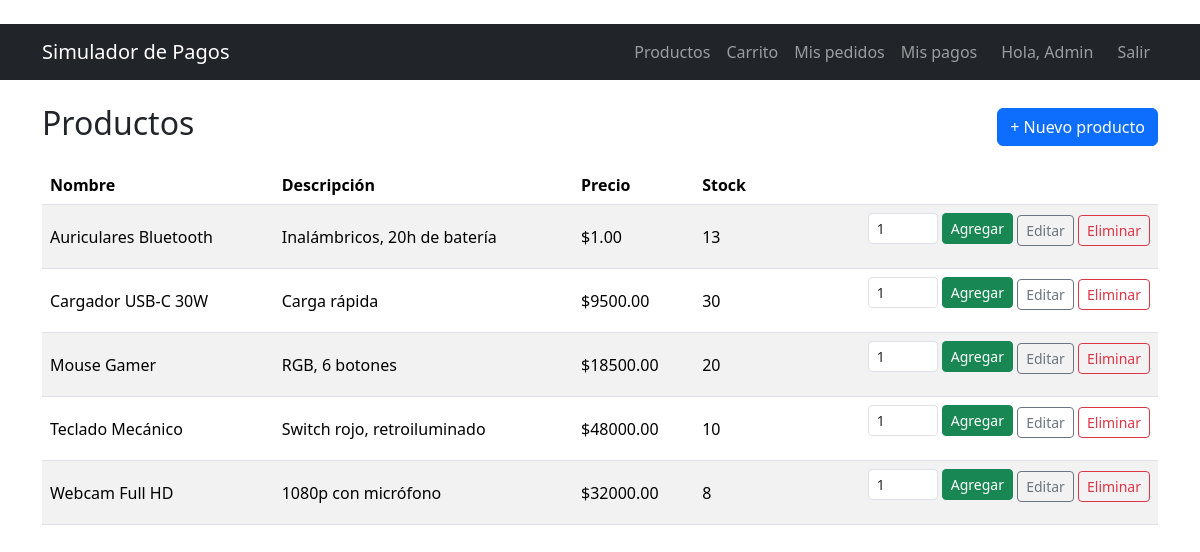
The app's page /productos/ (signed in) with its own data.
### app/models.py (models this page shows, shortened)
class Usuario(UserMixin, db.Model):
    __tablename__ = "usuarios"
    id = db.Column(db.Integer, primary_key=True)
    nombre = db.Column(db.String(80), nullable=False)
    email = db.Column(db.String(120), unique=True, nullable=False, index=True)
    password_hash = db.Column(db.String(256), nullable=False)
    fecha_registro = db.Column(db.DateTime, default=datetime.utcnow)
    pedidos = db.relationship("Pedido", back_populates="usuario", lazy=True)

class Producto(db.Model):
    __tablename__ = "productos"
    id = db.Column(db.Integer, primary_key=True)
    nombre = db.Column(db.String(100), nullable=False)
    descripcion = db.Column(db.Text)
    precio = db.Column(db.Numeric(10, 2), nullable=False)
    stock = db.Column(db.Integer, nullable=False, default=0)
    items = db.relationship("ItemPedido", back_populates="producto", lazy=True)

### app/routes/products.py (the view)
@products_bp.route("/")
def listar():
    productos = Producto.query.order_by(Producto.nombre).all()
    return render_template(
        "productos.html", productos=productos, form_eliminar=EliminarForm()
    )

### app/forms.py
class EliminarForm(FlaskForm):
    submit = SubmitField("Eliminar")

### app/models.py (called while the page is built)
@login_manager.user_loader
def cargar_usuario(user_id):
    return db.session.get(Usuario, int(user_id))

### app/templates/productos.html (shortened to what this page needs)
﻿{% extends "base.html" %}
{% block content %}
<div class="d-flex justify-content-between align-items-center mb-3">
    <h2>Productos</h2>
    {% if current_user.is_authenticated %}
        <a href="{{ url_for('products.nuevo') }}" class="btn btn-primary">+ Nuevo producto</a>
    {% endif %}
</div>
<table class="table table-striped align-middle">
    <thead>
        <tr><th>Nombre</th><th>Descripción</th><th>Precio</th><th>Stock</th><th></th></tr>
    </thead>
    <tbody>
    {% for p in productos %}
        <tr>
            <td>{{ p.nombre }}</td>
            <td>{{ p.descripcion }}</td>
            <td>${{ "%.2f"|format(p.precio) }}</td>
            <td>{{ p.stock }}</td>
            <td class="text-end">
                {% if current_user.is_authenticated %}
                    {% if p.stock > 0 %}
                    <form method="POST" action="{{ url_for('orders.agregar', id=p.id) }}" class="d-inline-flex gap-1">
                        <input type="number" name="cantidad" value="1" min="1" max="{{ p.stock }}"
                               class="form-control form-control-sm" style="width:70px">
                        <button type="submit" class="btn btn-sm btn-success">Agregar</button>
                    </form>
                    {% endif %}
                    <a href="{{ url_for('products.editar', id=p.id) }}" class="btn btn-sm btn-outline-secondary">Editar</a>
                    <form method="POST" action="{{ url_for('products.eliminar', id=p.id) }}" class="d-inline"
                          onsubmit="return confirm('¿Eliminar este producto?');">
                        <button type="submit" class="btn btn-sm btn-outline-danger">Eliminar</button>
                    </form>
                {% endif %}
            </td>
        </tr>
    {% else %}
        <tr><td colspan="5" class="text-center text-muted">No hay productos cargados.</td></tr>
    {% endfor %}
    </tbody>
</table>
{% endblock %}

### app/templates/base.html (shortened to what this page needs)
﻿<!DOCTYPE html>
<html lang="es">
<head>
    <link href="https://cdn.jsdelivr.net/npm/bootstrap@5.3.3/dist/css/bootstrap.min.css" rel="stylesheet">
</head>
<body>
<nav class="navbar navbar-expand navbar-dark bg-dark mb-4">
    <div class="container">
        <a class="navbar-brand" href="{{ url_for('index') }}">Simulador de Pagos</a>
        <div class="navbar-nav ms-auto">
            <a class="nav-link" href="{{ url_for('products.listar') }}">Productos</a>
            {% if current_user.is_authenticated %}
                <a class="nav-link" href="{{ url_for('orders.carrito') }}">Carrito</a>
                <a class="nav-link" href="{{ url_for('orders.listar') }}">Mis pedidos</a>
                <a class="nav-link" href="{{ url_for('payments.listar') }}">Mis pagos</a>
                <span class="navbar-text mx-3">Hola, {{ current_user.nombre }}</span>
                <a class="nav-link" href="{{ url_for('auth.logout') }}">Salir</a>
            {% else %}
                <a class="nav-link" href="{{ url_for('auth.login') }}">Ingresar</a>
                <a class="nav-link" href="{{ url_for('auth.registro') }}">Registrarse</a>
            {% endif %}
        </div>
    </div>
</nav>
<div class="container">
    {% block content %}{% endblock %}
</div>
</body>
</html>

### records on screen
Usuario: nombre "Admin"
Producto: nombre "Auriculares Bluetooth", descripcion "Inalámbricos, 20h de batería", precio "1.00", stock "13"
Producto: nombre "Cargador USB-C 30W", descripcion "Carga rápida", precio "9500.00", stock "30"
Producto: nombre "Mouse Gamer", descripcion "RGB, 6 botones", precio "18500.00", stock "20"
Producto: nombre "Teclado Mecánico", descripcion "Switch rojo, retroiluminado", precio "48000.00", stock "10"
Producto: nombre "Webcam Full HD", descripcion "1080p con micrófono", precio "32000.00", stock "8"
